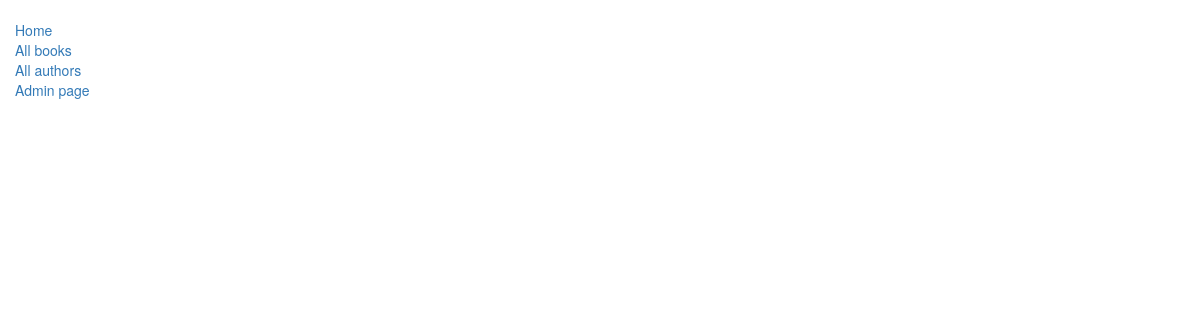
The app's page /catalog/authors/, older data.
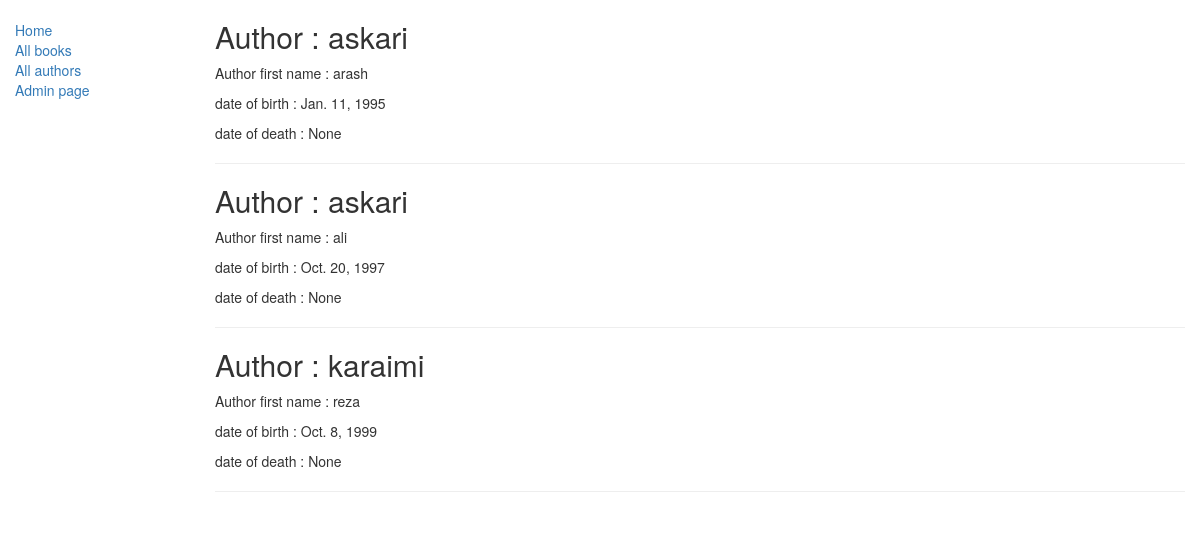
The same page, newer data.
### catalog/models.py (models this page shows, shortened)
class Author (models.Model):
    first_name = models.CharField(max_length = 100)
    last_name = models.CharField(max_length = 100)
    date_of_birth = models.DateField(null = True , blank = True)
    date_of_death = models.DateField('Died' , null = True , blank = True)

### catalog/views.py (the view)
class AuthorlistView (generic.ListView):
    model = models.Author
    templet_name = 'catalog/author_list.html'

### catalog/templates/catalog/author_list.html
{% extends "catalog/base_generic.html" %}
{% block content %}
    {% for author in author_list %}
        <h2>Author : {{author.last_name}} </h2>
        <p>Author first name : {{author.first_name}} </p>
        <p>date of birth : {{author.date_of_birth}} </p>
        <p>date of death : {{author.date_of_death}} </p>
        <hr>
    {% endfor %}
{% endblock %}

### catalog/templates/catalog/base_generic.html (shortened to what this page needs)
<!DOCTYPE html>
<html lang="en">
<head>
  <link rel="stylesheet" href="https://maxcdn.bootstrapcdn.com/bootstrap/3.3.7/css/bootstrap.min.css">
  {% load static %}
  <link rel="stylesheet" href="{% static 'catalog/styles.css' %}">
</head>
<body>
  <div class="container-fluid">
    <div class="row">
      <div class="col-sm-2">
      {% block sidebar %}
      <ul class="sidebar-nav">
          <li><a href="{% url 'catalog:index' %}">Home</a></li>
          <li><a href="{% url 'catalog:books' %}">All books</a></li>
          <li><a href="{% url 'catalog:authors'%}">All authors</a></li>
          <li><a href="/admin/">Admin page</a></li>
      </ul>
     {% endblock %}
      </div>
      <div class="col-sm-10 ">
      {% block content %}{% endblock %}
      </div>
    </div>
  </div>
</body>
</html>

### catalog/static/catalog/styles.css (style rules this page uses)
.sidebar-nav { margin-top: 20px; padding: 0; list-style: none; }

Row changes from the older to the newer data that the page shows:
added Author: last_name "askari", first_name "arash", date_of_birth "Jan. 11, 1995", date_of_death "None"
added Author: last_name "askari", first_name "ali", date_of_birth "Oct. 20, 1997", date_of_death "None"
added Author: last_name "karaimi", first_name "reza", date_of_birth "Oct. 8, 1999", date_of_death "None"
